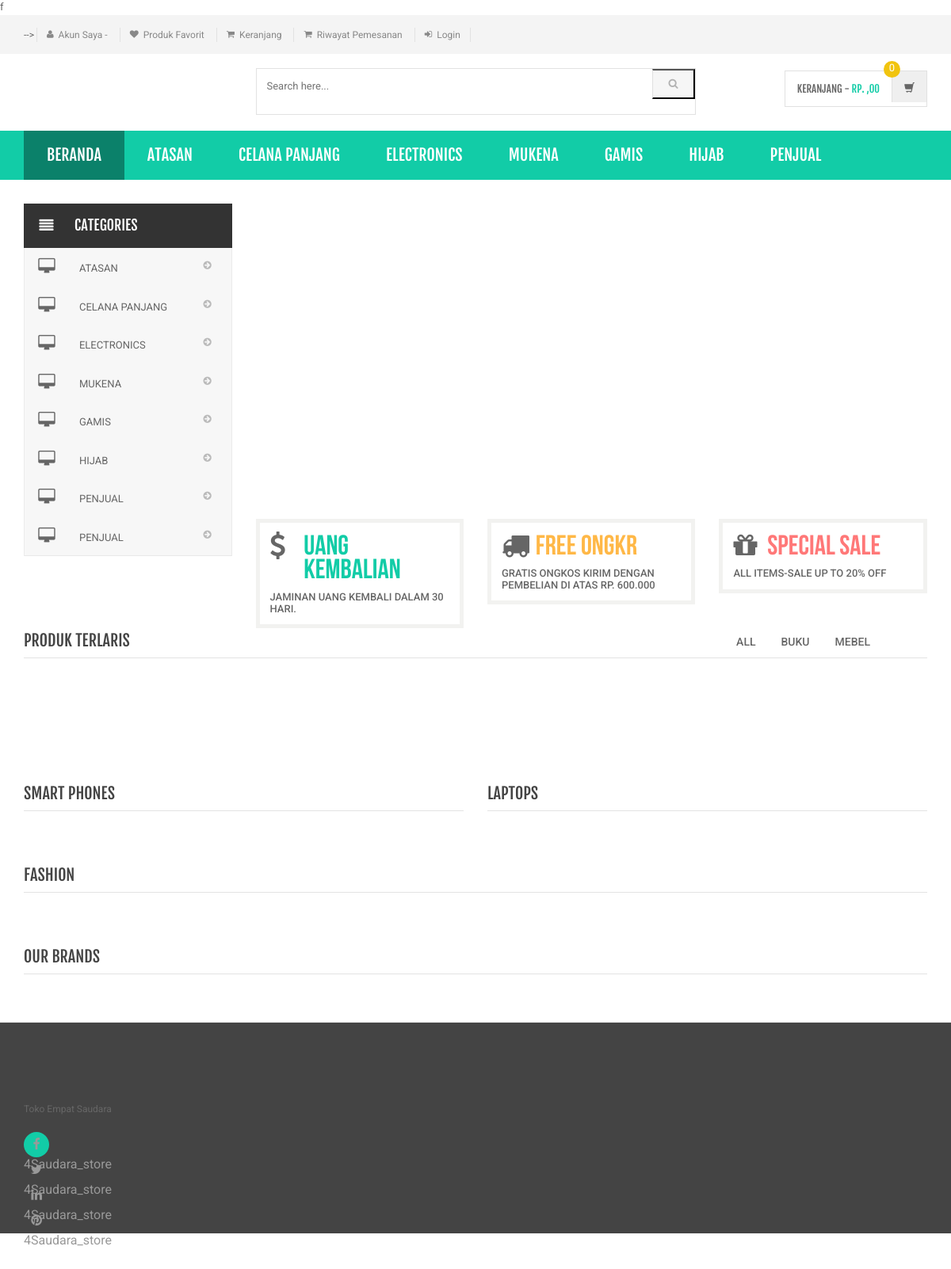
The page / on the database its author committed.
### tables this page shows
CREATE TABLE `category` (
  `id` int(11) NOT NULL,
  `categoryName` varchar(255) DEFAULT NULL,
  `categoryDescription` longtext DEFAULT NULL,
  `creationDate` timestamp NOT NULL DEFAULT current_timestamp(),
  `updationDate` varchar(255) DEFAULT NULL
);

### index.php (the view, shortened to what this page needs)
f<?php
include('includes/config.php');
?>
<!DOCTYPE html>
<html lang="en">
<head>
	<link rel="stylesheet" href="assets/css/bootstrap.min.css">
	<link rel="stylesheet" href="assets/css/main.css">
	<link rel="stylesheet" href="assets/css/green.css">
	<link rel="stylesheet" href="assets/css/owl.carousel.css">
	<link rel="stylesheet" href="assets/css/owl.transitions.css">
	<link href="assets/css/lightbox.css" rel="stylesheet">
	<link rel="stylesheet" href="assets/css/animate.min.css">
	<link rel="stylesheet" href="assets/css/rateit.css">
	<link rel="stylesheet" href="assets/css/bootstrap-select.min.css">
	<link rel="stylesheet" href="assets/css/config.css">
	<link href="assets/css/green.css" rel="alternate stylesheet" title="Green color">
	<link href="assets/css/blue.css" rel="alternate stylesheet" title="Blue color">
	<link href="assets/css/red.css" rel="alternate stylesheet" title="Red color">
	<link href="assets/css/orange.css" rel="alternate stylesheet" title="Orange color">
	<link href="assets/css/dark-green.css" rel="alternate stylesheet" title="Darkgreen color">
	<link rel="stylesheet" href="assets/css/font-awesome.min.css">
 	<link rel="stylesheet" href="assets/rateyorating/jquery.rateyo.css"/>
</head>
<body class="cnt-home">
	<header class="header-style-1">
		<?php include('includes/top-header.php');?>
		<?php include('includes/main-header.php');?>
		<?php include('includes/menu-bar.php');?>
	</header>
	<div class="body-content outer-top-xs" id="top-banner-and-menu">
		<div class="container">
			<div class="furniture-container homepage-container">
				<div class="row">
					<div class="col-xs-12 col-sm-12 col-md-3 sidebar">
						<?php include('includes/side-menu.php');?>
					</div>
					<div class="col-xs-12 col-sm-12 col-md-9 homebanner-holder">
						<div id="hero" class="homepage-slider3">
						</div>
						<div class="info-boxes wow fadeInUp">
							<div class="info-boxes-inner">
								<div class="row">
									<div class="col-md-6 col-sm-4 col-lg-4">
										<div class="info-box">
											<div class="row">
												<div class="col-xs-2">
													<i class="icon fa fa-dollar"></i>
												</div>
												<div class="col-xs-10">
													<h4 class="info-box-heading green">Uang Kembalian</h4>
												</div>
											</div>
											<h6 class="text">Jaminan Uang Kembali dalam  30 Hari.</h6>
										</div>
									</div>
									<div class="hidden-md col-sm-4 col-lg-4">
										<div class="info-box">
											<div class="row">
												<div class="col-xs-2">
													<i class="icon fa fa-truck"></i>
												</div>
												<div class="col-xs-10">
													<h4 class="info-box-heading orange">free ongkr</h4>
												</div>
											</div>
											<h6 class="text">Gratis ongkos kirim dengan pembelian di atas Rp. 600.000 </h6>
										</div>
									</div>
									<div class="col-md-6 col-sm-4 col-lg-4">
										<div class="info-box">
											<div class="row">
												<div class="col-xs-2">
													<i class="icon fa fa-gift"></i>
												</div>
												<div class="col-xs-10">
													<h4 class="info-box-heading red">Special Sale</h4>
												</div>
											</div>
											<h6 class="text">All items-sale up to 20% off </h6>
										</div>
									</div>
								</div>
							</div>
						</div>
					</div>
				</div>
				<div id="product-tabs-slider" class="scroll-tabs inner-bottom-vs  wow fadeInUp">
					<div class="more-info-tab clearfix">
						<h3 class="new-product-title pull-left">Produk Terlaris</h3>
						<ul class="nav nav-tabs nav-tab-line pull-right" id="new-products-1">
							<li class="active"><a href="#all" data-toggle="tab">All</a></li>
							<li><a href="#books" data-toggle="tab">Buku</a></li>
							<li><a href="#furniture" data-toggle="tab">Mebel</a></li>
						</ul>
					</div>
										</div>
										<div class="sections prod-slider-small outer-top-small">
											<div class="row">
												<div class="col-md-6">
													<section class="section">
														<h3 class="section-title">Smart Phones</h3>
														</section>
													</div>
													<div class="col-md-6">
														<section class="section">
															<h3 class="section-title">Laptops</h3>
															</section>
														</div>
													</div>
												</div>
												<section class="section featured-product inner-xs wow fadeInUp">
													<h3 class="section-title">Fashion</h3>
														</section>
														<?php include('includes/brands-slider.php');?>
													</div>
												</div>
												<?php include('includes/footer.php');?>
											</body>
											</html>

### includes/menu-bar.php (shortened to what this page needs)
<div class="header-nav animate-dropdown">
    <div class="container">
        <div class="yamm navbar navbar-default" role="navigation">
            <div class="nav-bg-class">
                <div class="navbar-collapse collapse" id="mc-horizontal-menu-collapse">
	<div class="nav-outer">
		<ul class="nav navbar-nav">
			<li class="active dropdown yamm-fw">
				<a href="index.php" data-hover="dropdown" class="dropdown-toggle">Beranda</a>
			</li>
              <?php $sql=mysqli_query($con,"select id,categoryName from category where id!= 9 limit 6");
while($row=mysqli_fetch_array($sql))
{
    ?>
			<li class="dropdown yamm">
				<a href="category.php?cid=<?php echo $row['id'];?>"> <?php echo $row['categoryName'];?></a>
			</li>
			<?php } ?>
            <li class="dropdown yamm">
                <a href="reseller.php?cid=9">PENJUAL</a>
            </li>
		</ul>
		<div class="clearfix"></div>
	</div>
</div>
            </div>
        </div>
    </div>
</div>

### includes/side-menu.php
<div class="side-menu animate-dropdown outer-bottom-xs">
    <div class="head"><i class="icon fa fa-align-justify fa-fw"></i> Categories</div>
    <nav class="yamm megamenu-horizontal" role="navigation">
        <ul class="nav">
            <li class="dropdown menu-item">
              <?php $sql=mysqli_query($con,"select id,categoryName  from category where id!=9");
              while($row=mysqli_fetch_array($sql))
              {
                ?>
                <a href="category.php?cid=<?php echo $row['id'];?>" class="dropdown-toggle"><i class="icon fa fa-desktop fa-fw"></i>
                    <?php echo $row['categoryName'];?></a>
                <?php }?>
                <a href="reseller.php?cid=9" class="dropdown-toggle"><i class="icon fa fa-desktop fa-fw"></i>
                    PENJUAL</a>
                </li>
            </ul>
        </nav>
    </div>

### assets/css/green.css (style rules this page uses)
body { background-color:#fff; color:#666; }
h1, h2, h3, h4, h5, h6 { color:#444; }
a, a:visited { color:#C1392B; }

### assets/css/lightbox.css (style rules this page uses)
body:after { content: url(../images/close.png) url(../images/loading.gif) url(../images/prev.png) url(../images/next.png); display: none; }

### assets/css/blue.css (style rules this page uses)
a { color: #3498db; }
.header-style-1 .header-nav { background: #3498db; }
.cnt-home .header-style-1 .header-nav .navbar .navbar-nav > li.active { background: #1d6ca1; }
.info-box .info-box-heading.green { color: #3498db; }

### assets/css/red.css (style rules this page uses)
a { color: #ff6c6c; }
.header-style-1 .header-nav { background: #ff6c6c; }
.cnt-home .header-style-1 .header-nav .navbar .navbar-nav > li.active { background: #ff1a1a; }
.info-box .info-box-heading.green { color: #ff6c6c; }

### assets/css/orange.css (style rules this page uses)
a { color: #f39c12; }
.header-style-1 .header-nav { background: #f39c12; }
.cnt-home .header-style-1 .header-nav .navbar .navbar-nav > li.active { background: #ab6c09; }
.info-box .info-box-heading.green { color: #f39c12; }

### assets/css/dark-green.css (style rules this page uses)
body { background-color:#fff; color:#666; }
h1, h2, h3, h4, h5, h6 { color:#444; }
a, a:visited { color:#C1392B; }

### rows shown on the page
category: categoryName "ATASAN"
category: categoryName "CELANA PANJANG"
category: categoryName "ELECTRONICS"
category: categoryName "MUKENA"
category: categoryName "GAMIS"
category: categoryName "HIJAB"
category: categoryName "PENJUAL"
